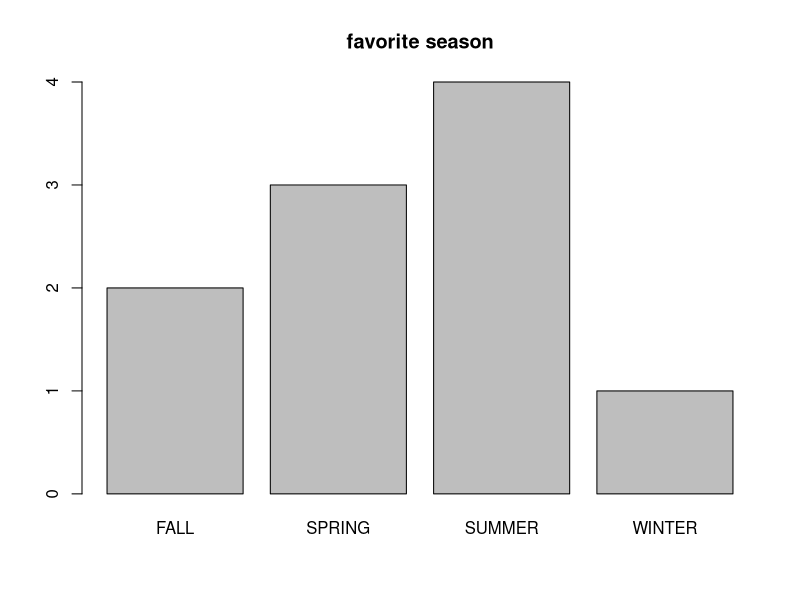
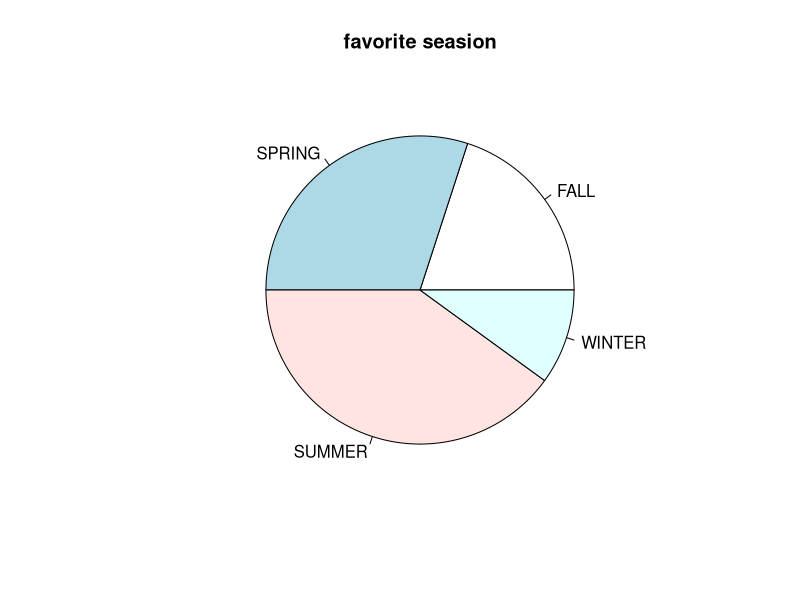
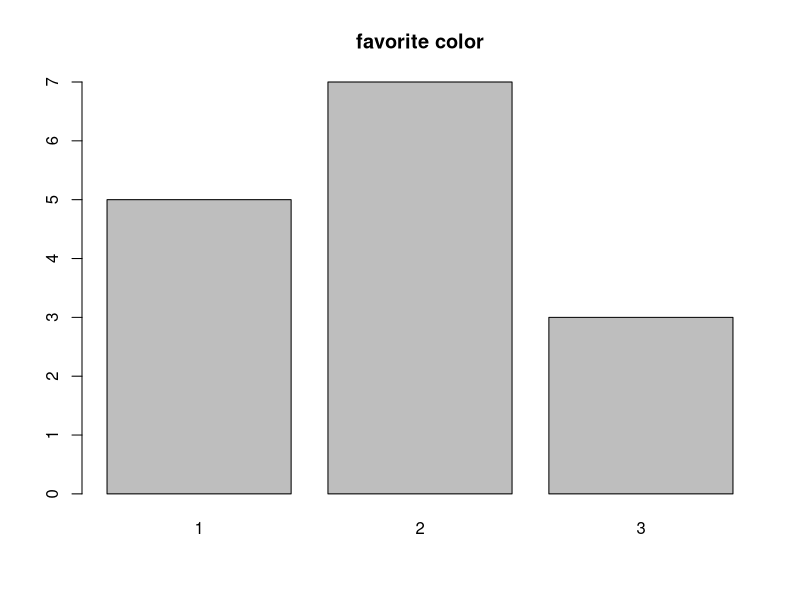
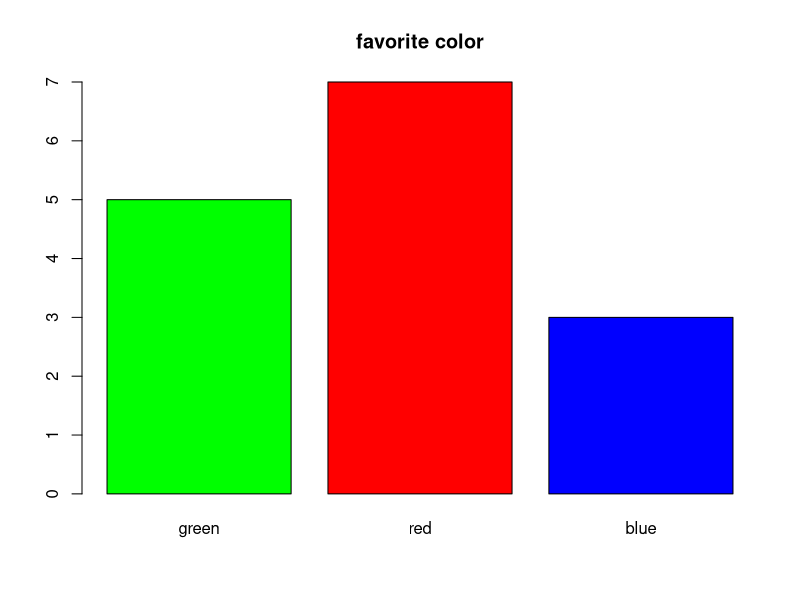
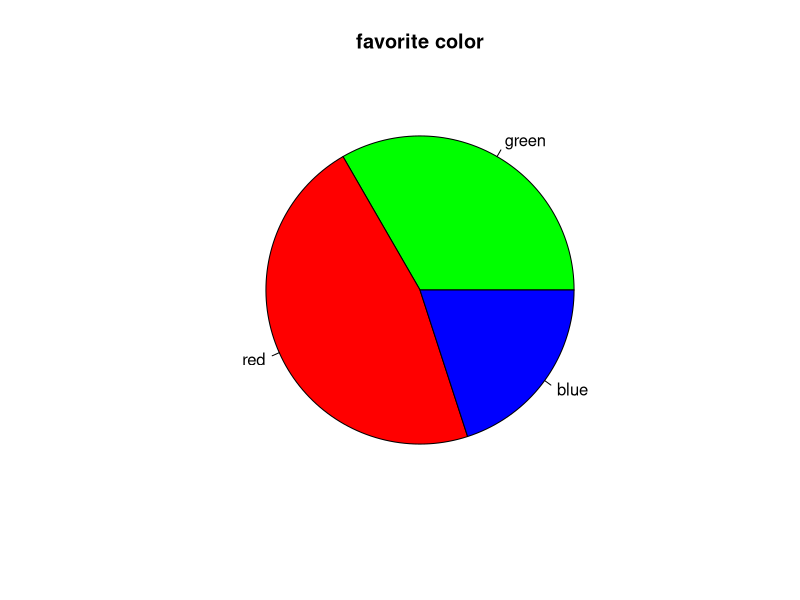
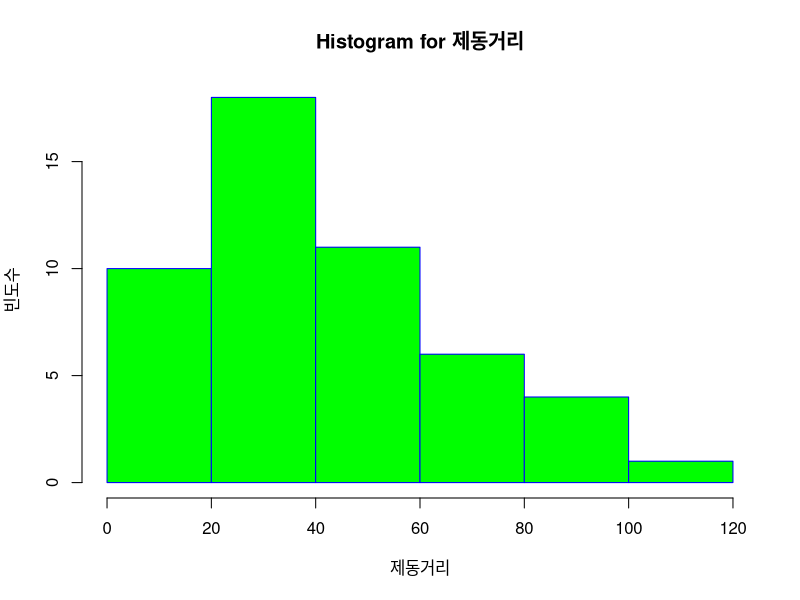
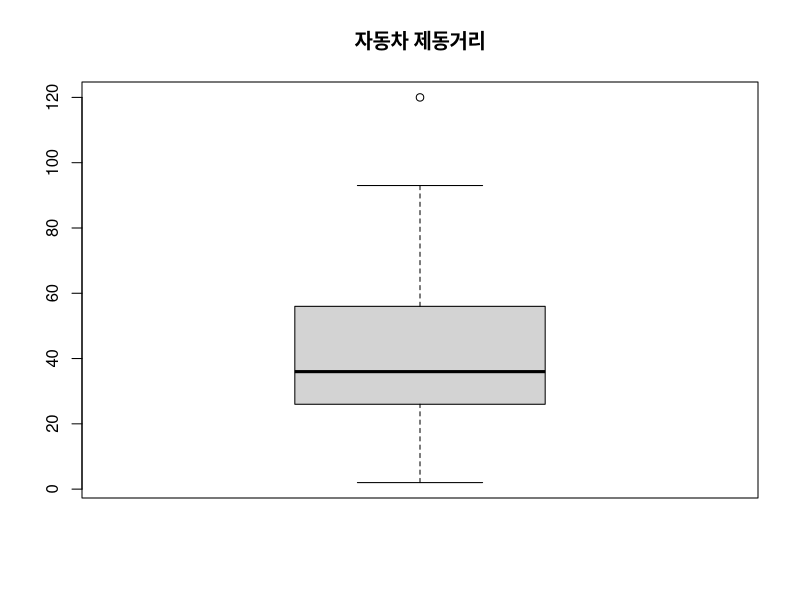
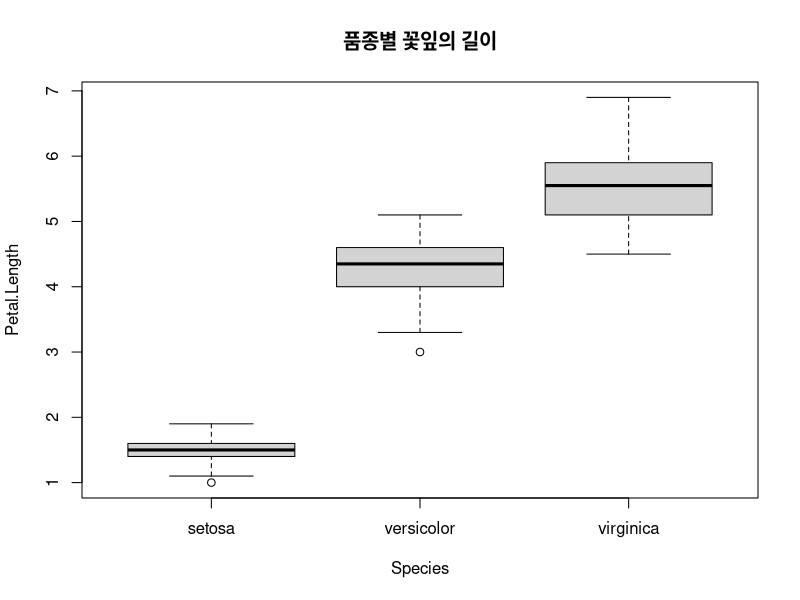

The R source for these figures, in order: (Note: this script raises an error after producing the figures.)

# Chapter5. 그래프를 이용한 데이터 탐색


# 1. 단일변수 범주형 데이터의 탐색!!!

#2. 도수분포표의 작성
favorite <- c('WINTER', 'SUMMER', 'SPRING', 'SUMMER', 'SUMMER', 'FALL', 'FALL', 'SUMMER', 'SPRING', 'SPRING')


favorite 			   	         # favorite의 내용 출력
#  [1] "WINTER" "SUMMER" "SPRING" "SUMMER" "SUMMER" "FALL"   "FALL"   "SUMMER" "SPRING" "SPRING"

table(favorite) 			         # 도수분포표 계산
#favorite
#FALL SPRING SUMMER WINTER 
#   2      3      4      1 

table(favorite)/length(favorite) 	# 비율 = 해당갯수/전체갯수

#favorite
# FALL SPRING SUMMER WINTER 
# 0.2    0.3    0.4    0.1 


# 3. 막대그래프
ds <- table(favorite)
ds
barplot(ds, main='favorite season')        

# 4. 원그래프
pie(ds, main='favorite seasion')




# 숫자로 표현된 범주형 데이터 
# 학생 15명이 선호하는 색깔을 조사한 데이터
# (1=초록, 2=빨강, 3=파랑)
favorite.color <- c(2, 3, 2, 1, 1, 2, 2, 1, 3, 2, 1, 3, 2, 1, 2)
ds <- table(favorite.color)
ds

#favorite.color
#1 2 3 
#5 7 3 


barplot(ds, main='favorite color')


colors <- c('green', 'red', 'blue') # 자료값 1,2,3을 green, red, blue로 변경 
names(ds) <- colors
ds

#green   red  blue 
#    5     7     3 

barplot(ds, main='favorite color', col=colors) # 색 지정 막대그래프

pie(ds, main='favorite color', col=colors) # 색 지정 원그래프 





### 단일변수 연속형 데이터 탐색

#연속형 데이터는 관측값들이 크기를 가지기 때문에 범주형 데이터에 비해 다양한 분석 방법이 존재
#평균, 중앙값 : 전체 데이터를 대표할 수 있는 값
#중앙값(median) : 데이터의 값들을 크기순으로 일렬로 줄 세웠을 때, 가장 중앙에 위치하는 값
#절사평균(trimmed mean)은 데이터의 관측값들 중에서 작은 값들의 하위 n%와 큰 값들의 상위 n%를 제외하고 중간에 있는 나머지 값들만 가지고 평균을 계산


weight <- c(60, 62, 64, 65, 68, 69)

weight.heavy <-c(weight, 120)

weight
# [1] 60 62 64 65 68 69
weight.heavy
# [1]  60  62  64  65  68  69 120


mean(weight)# 평균
# [1] 64.66667
mean(weight.heavy) # 평균
# [1] 65


median(weight) # 중앙값
# [1] 64.5
median(weight.heavy) # 중앙값
# [1] 65




mean(weight, trim=0.2) # 절사평균(상하위 20% 제외)
# [1] 64.75
mean(weight.heavy, trim=0.2) # 절사평균(상하위 20% 제외)
# [1] 65.6




# 2. 사분위수
#사분위수(quatile)란 주어진 데이터에 있는 값들을 크기순으로 나열했을 때 이것을 4등분하는 지점에 있는 값들을 의미
#데이터에 있는 값들을 4등분하면 등분점이 3개 생기는데, 앞에서부터 ‘제1사분위수(Q1)’, ‘제2사분위수(Q2)’, ‘제3사분위수(Q3)’라고 부르며, 
#제2사분위수(Q2)는 중앙값과 동일 전체 데이터를 4개로 나누었기 때문에 4개의 구간에는 각각 25%의 데이터가 존재

mydata <- c(60,62,64,65,68,69,120)

quantile(mydata)  # 평균 사분위 값
#0%   25%   50%   75%  100% 
#60.0  63.0  65.0  68.5 120.0 

quantile(mydata, (0:10)/10) # 10% 단위로 구간을 나누어 계산
#0%   10%   20%   30%   40%   50%   60%   70%   80%   90%  100% 
#60.0  61.2  62.4  63.6  64.4  65.0  66.8  68.2  68.8  89.4 120.0 

summary(mydata)
#Min. 1st Qu.  Median    Mean 3rd Qu.    Max. 
#60.00   63.00   65.00   72.57   68.50  120.00 



## 산포 : 산포(distribution)란 주어진 데이터에 있는 값들이 퍼져 있는 정도(흩어져 있는 정도)



mydata <- c(60,62,64,65,68,69,120)

var(mydata) # 분산
# [1] 447.2857

sd(mydata) # 표준편차
# [1] 21.14913

range(mydata) # 값의 범위
# [1]  60 120

diff(range(mydata)) # 최댓값, 최솟값의 차이
# [1] 60



# 4. 히스토그램
#히스토그램(histogram)은 외관상 막대그래프와 비슷한 그래프=> 연속형 데이터의 분포를 시각화할 때 사용
#막대그래프를 그리려면 값의 종류별로 개수를 셀 수 이어야 하는데, 키와 몸무게 등의 데이터는 값의 종류라는 개념이 없어서 
#종류별로 개수를 셀 수 없음
#대신에 연속형 데이터에서는 구간을 나누고 구간에 속하는 값들의 개수를 세는 방법을 사용


cars

dist <- cars[,2] # 두번째 번수인 자동차 제동거리만 dist에 저장

hist(dist, # 데이터(data)
     
     main="Histogram for 제동거리", # 제목
     
     xlab ="제동거리", # x축 레이블
     
     ylab="빈도수", # y축 레이블
     
     border="blue", # 막대 테두리색
     
     col="green", # 막대 색
     
     las=0) 





# 5. 상자그림
#상자그림(box plot): 상자 수염 그림(box and whisker plot)으로도 부르며, 
#사분위수를 시각화하여 그래프 형태로 나타낸 것
#하나의 그래프로 데이터의 분포 형태를 포함한 다양한 정보를 전달하기 때문에 단일변수 수치형 데이터를 파악하는 데 자주 사용



dist <- cars[,2] # 자동차 제동거리(단위: 피트)

boxplot(dist, main="자동차 제동거리")



# 6. 그룹이 있는 데이터 상자그림
boxplot(Petal.Length~Species, data=iris, main="품종별 꽃잎의 길이")
# 품종별 꽃잎의 길이에 따른 품종별 차이를 분석
# ~ 라고해서 ~부터 ~ 까지가 아니라 딱 2개 선택 하는 것임 



# 한 화면에 그래프 여러 개 출력하기
par(mfrow=c(1,3))

boxplot(Petal.Length~Species, data=iris, main="품종별 꽃잎의 길이")

boxplot(Petal.Length~Species, data=iris, main="품종별 꽃잎의 길이")

boxplot(Petal.Length~Species, data=iris, main="품종별 꽃잎의 길이")

par(mfrow=c(1,1)) # 가상 화면 분할 해제 












# 다중변수 자료의 탐색_산점도 산점도 



wt <- mtcars$wt

mpg <- mtcars$mpg

plot(wt, mpg, main="중량-연비 그래프",
     
     xlab="중량",
     
     ylab="연비(MPG)",
     
     col="red",
     
     pch=19
     
)
# 중량이 증가할수록 연비는 감소하는 경향을 확인



#wt <-mtcars$wt 			# 중량 데이터
#mpg <- mtcars$mpg 		# 연비 데이터
#plot(wt, mpg, 			# 2개 변수(x축, y축)
#     main="중량-연비 그래프", 	# 제목
#     xlab="중량", 		# x축 레이블
#     ylab="연비(MPG)", 	# y축 레이블
#     col="red", 		          # point의 color
#     pch=19) 			# point의 종류 






# 대상변수로 4개만을 지정하여 실습
vars <- c("mpg","disp","drat","wt") # 대상 변수

target <- mtcars[,vars]

head(target)

#                    mpg disp drat    wt
#Mazda RX4         21.0  160 3.90 2.620
#Mazda RX4 Wag     21.0  160 3.90 2.875
#Datsun 710        22.8  108 3.85 2.320
#Hornet 4 Drive    21.4  258 3.08 3.215
#Hornet Sportabout 18.7  360 3.15 3.440
#Valiant           18.1  225 2.76 3.460

pairs(target, # 대상 데이터
      
      main="Multi Plots")




# 3. 그룹 정보가 있는 두 변수의 산점도
#iris
iris.2 <- iris[,3:4] # 데이터 준비
#iris.2
point <- as.numeric(iris$Species) # 점의 모양
point           # point 내용 출력



color <- c("red","green","blue") # 점의 컬러

plot(iris.2,
     
     main="Iris plot",
     
     pch=c(point),
     
     col=color[point])




# V. 다중변수 자료의 탐색_ 상관분석

# 상관계수의 계산 

beers = c(5,2,9,8,3,7,3,5,3,5)              # 데이터 입력 음주

bal <- c(0.1,0.03,0.19,0.12,0.04,0.0095,0.07, # 데이터 입력 알콜농도
         
         0.06,0.02,0.05)

tbl <- data.frame(beers,bal)            # 데이터프레임 생성
tbl


plot(bal~beers,data=tbl)                      # 산점도

res <- lm(bal~beers,data=tbl)                     # 회귀식 도출(둘간의 관계식)
abline(res)                               # 회귀선 그리기(두 변수간의 관계선 그리기)

cor(beers,bal)                               # 상관계수 계산
# [1] 0.6797025


cor(iris[,1:4]) 		# 4개 변수 간 상관성 분석

#               Sepal.Length Sepal.Width Petal.Length Petal.Width
#Sepal.Length    1.0000000  -0.1175698    0.8717538   0.8179411
#Sepal.Width    -0.1175698   1.0000000   -0.4284401  -0.3661259
#Petal.Length    0.8717538  -0.4284401    1.0000000   0.9628654
#Petal.Width     0.8179411  -0.3661259    0.9628654   1.0000000






# VI. 다중변수 자료의 탐색_ 선그래프


#월별 지각하는 학생수 데이터
month = 1:12 # 데이터 입력
late = c(5,8,7,9,4,6,12,13,8,6,6,4) 	# 데이터 입력(지각하는 학생수)

plot(month, 			# x data
     late, 			# y data
     main="지각생 통계", 	# 제목
     type= "l", 		          # 그래프의 종류 선택(알파벳)
     lty=1, 			# 선의 종류(line type) 선택
     lwd=1, 			# 선의 굵기 선택
     xlab="Month", 		# x축 레이블
     ylab="Late cnt" 		# y축 레이블
)




# 복수의 선그래프의 작성   
# 2.1 여러 학급의 월별 지각생 통계
month = 1:12
late1 = c(5,8,7,9,4,6,12,13,8,6,6,4)
late2 = c(4,6,5,8,7,8,10,11,6,5,7,3)
plot(month, 			# x data
     late1, 			# y data
     main="Late Students",
     type= "b", 		         # 그래프의 종류 선택(알파벳)
     lty=1, 			# 선의 종류(line type) 선택
     col="red", 		          # 선의 색 선택 
     xlab="Month ", 		# x축 레이블
     ylab="Late cnt", 		# y축 레이블
     ylim=c(1, 15) 		# y축 값의 (하한, 상한)
)

lines(month, 			# x data
      late2, 			# y data
      type = "b", 		# 선의 종류(line type) 선택
      col = "blue") 		# 선의 색 선택



## A



favorite.foodjjk <-c('햄버거', '피자', '피자', '치킨', '치킨', '파스타')

favorite.foodjjk

table(favorite.foodjjk) # 가 : 통계



table(favorite.foodjjk)/length(favorite.foodjjk) # 나 : 비율 







ds.foodjjk <- table(favorite.foodjjk)

ds.foodjjk

# 다
barplot(ds.foodjjk, main='자기가 좋아하는 음식 통계')  #다 
# 라 
pie(ds.foodjjk, main='자기가 좋아하는 음식 통계 (원') # 라 




# 마 
colorsjjk <- c('pink','blue','red', 'gray' ) #마

names(ds.foodjjk) <- colorsjjk



#바 

barplot(ds.foodjjk, main='색을 넣음 막대 그래프', col=colorsjjk) # 색 지정 막대그래프

#사

pie(ds.foodjjk, main='색을 넣음 막대 그래프', col=colorsjjk) # 색 지정 원그래프 





## 문제 B



mydatajjk <- c(50, 60, 62, 64, 65, 68, 70, 80, 90, 100)

mean(mydatajjk, trim=0.3) #가



#나

quantile(mydatajjk)  # 평균 사분위 값 



#다

quantile(mydatajjk, (0:5)/5) # 20% 단위로 구간을 나누어 계산





mydatajjk <-c(50, 60, 62, 64, 65, 68, 70, 80, 90, 100)

#라

var(mydatajjk) # 분산

#마

sd(mydatajjk) # 표준편차

#바

range(mydatajjk) # 값의 범위

#사

diff(range(mydatajjk)) # 최댓값, 최솟값의 차이







mydatajjk <-c(50, 60, 62, 64, 65, 68, 70, 80, 90, 100)



#아

hist(mydatajjk, # 데이터(data)
     
     main="자기이름 점수 분포", # 제목
     
     xlab ="점수", # x축 레이블
     
     ylab="빈도수", # y축 레이블
     
     border="yellow", # 막대 테두리색
     
     col="pink", # 막대 색
     
     las=1) 


# las=1 처럼 글씨 방향, 출력 이름 잘 보고 풀기 


#자

boxplot(Petal.Width~Species, data=iris, main="품종별 꽃잎의 길이")





### 문제 C



#가

iris.jjk <- iris[,1:2] # 데이터 준비

point <- as.numeric(iris$Species) # 점의 모양

point           # point 내용 출력



##나

color <- c("gray","red","blue") # 점의 컬러

#다 

plot(iris.jjk,
     
     main="꽃받침과 꽃의 종과의 관계",
     
     pch=c(point),
     
     col=color[point])





######D





piejjk = c(3,1,4,5,3)              # 먹은 초코파이수

wjjk <-  c(70.3,67.2,76.2,80.3,70.6)   # 체중



#가

pie_wjjk <- data.frame(piejjk,wjjk)            # 데이터프레임 생성

pie_wjjk



#나

plot(wjjk~piejjk,data=pie_wjjk)                      # 산점도



#다

resjjk <- lm(wjjk~piejjk,data=pie_wjjk)                     # 회귀식 도출(둘간의 관계식)

#라

abline(resjjk)                               # 회귀선 그리기(두 변수간의 관계선 그리기

#마

cor(piejjk,wjjk)                               # 상관계수 계산



########## E



#월별 A반과 B반의 커피 소비수 비교

month = 1:12
Aclassjjk = c(10,20,30,11,15,16,18,16,3,26,10,11)
Bclassjjk = c(13,22,20,31,25,6,28,13,16,20,10)
plot(month, Aclassjjk, main = "월별 커피 소비수 비교", type="b", lty=1, col="blue", xlab ="월", ylab =" 커피소비수", ylim=c(1,30))

 lines(month, 			# x data
       Bclassjjk, 			# y data
      type = "b", 		# 선의 종류(line type) 선택
      col = "green") 		# 선의 색 선택


 
 
 
 

